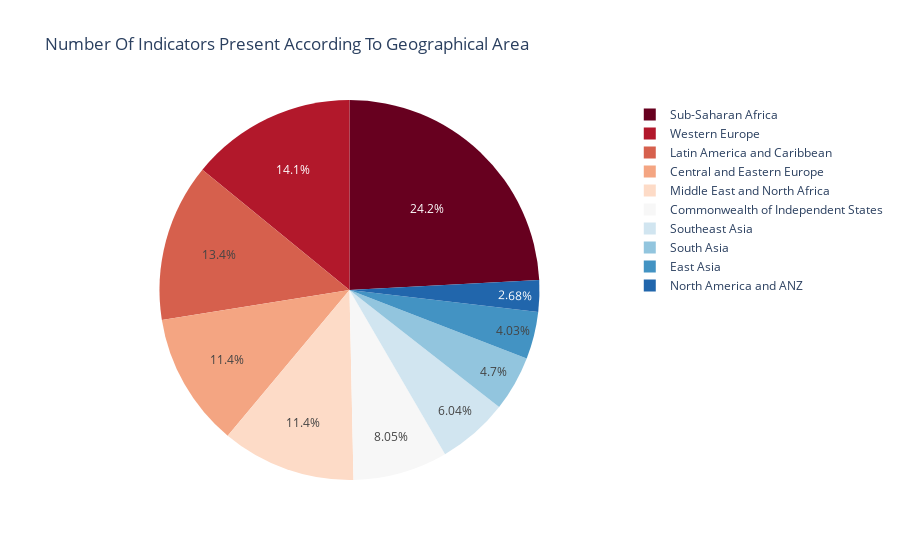

The notebook cell saved with this chart:
### Code cell
fig = px.pie(values=df_2021.groupby('Regional indicator').count()['Country name'].sort_values().values, names=df_2021.groupby('Regional indicator').count()['Country name'].sort_values().index, title = 'Number Of Indicators Present According To Geographical Area', color_discrete_sequence=px.colors.sequential.RdBu)
fig.show()

### Figure 1 — Plotly figure (JSON) as saved in the notebook; plotly's stock layout.template omitted (floating-point values rounded to 4 significant figures)
{"data": [{"domain": {"x": [0, 1], "y": [0, 1]}, "hovertemplate": "label=%{label}<br>value=%{value}<extra></extra>", "labels": ["North America and ANZ", "East Asia", "South Asia", "Southeast Asia", "Commonwealth of Independent States", "Central and Eastern Europe", "Middle East and North Africa", "Latin America and Caribbean", "Western Europe", "Sub-Saharan Africa"], "legendgroup": "", "name": "", "showlegend": true, "type": "pie", "values": [4, 6, 7, 9, 12, 17, 17, 20, 21, 36]}], "layout": {"legend": {"tracegroupgap": 0}, "piecolorway": ["rgb(103,0,31)", "rgb(178,24,43)", "rgb(214,96,77)", "rgb(244,165,130)", "rgb(253,219,199)", "rgb(247,247,247)", "rgb(209,229,240)", "rgb(146,197,222)", "rgb(67,147,195)", "rgb(33,102,172)", "rgb(5,48,97)"], "title": {"text": "Number Of Indicators Present According To Geographical Area"}}}
